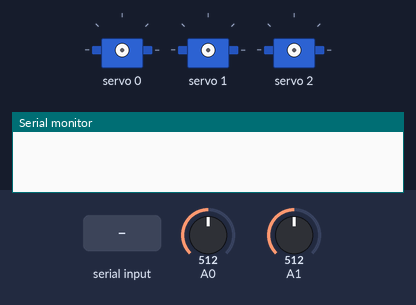
Simulated run of this sketch. Board: Arduino Uno, built with avr-gcc and run on an emulated ATmega328P. Shown: 3 × servo, the last lines printed to the serial monitor. The test bench sets the inputs (shaded band); at power-on: A0 = 512, A1 = 512.

Above: at 1.7 s.
1.8 s: "1" received over Serial
At 2.57 s:
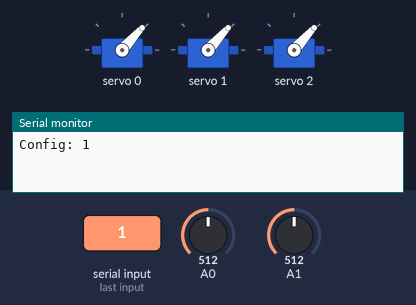
4.8 s: "3" received over Serial
7.8 s: "0" received over Serial
At 7.8 s:
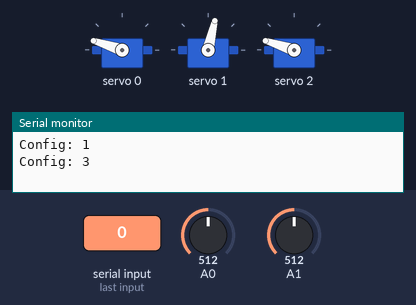
9.3 s: "2" received over Serial
At 10.1 s:
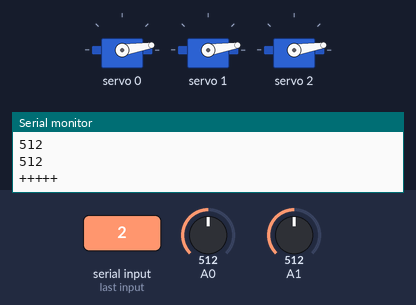
10.8 s: "1" received over Serial
At 11.29 s:
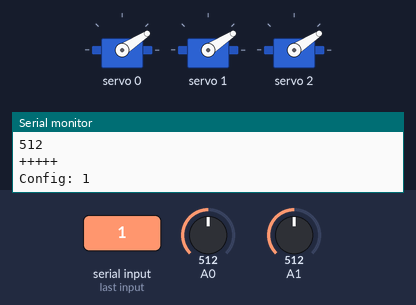
13.8 s: "3" received over Serial
Timing chart, 0 to 19.6 s (numbered marks = the images above; inputs shaded):
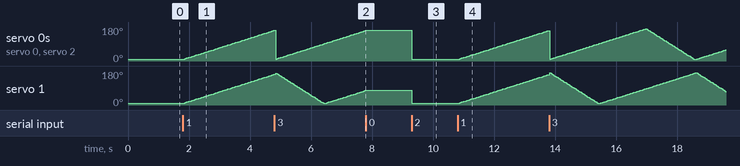

The sketch:

COMBINED.ino
```cpp
#include <Wire.h>
#include <Adafruit_PWMServoDriver.h>
#include <stdlib.h>

Adafruit_PWMServoDriver pwm = Adafruit_PWMServoDriver();

#define SERVOMIN  130 // This is the 'minimum' pulse length count (out of 4096)
#define SERVOMAX  470 // This is the 'maximum' pulse length count (out of 4096)
#define SERVO_FREQ 50 // Analog servos run at ~50 Hz updates

// ++++ Configuration ++++
char incomingByte = '0';
char state = '0';
boolean setup1 = false;
boolean setup2 = false;
boolean setup3 = false;

// +++ Photocell Sensors +++
float env1 = 0;
float env2 = 0;
int closed = map(180, 0, 180, SERVOMIN, SERVOMAX);
int open = map(0, 0, 180, SERVOMIN, SERVOMAX);

// +++++ Servo Motors +++++
int degree1;
int degree2;
int degree3;
int dir1;
int dir2;
int dir3;

// +++++++++++++++++++++++++++

// put your setup code here, to run once:
void setup() {

  // get average sensor readings of environment
  float total1 = 0;
  float total2 = 0;
  for (int i = 0; i < 50; i++) {
    total1 += analogRead(A0);
    total2 += analogRead(A1);
    delay(10);
  }
  env1 = total1 / 50;
  env2 = total2 / 50;

  // start servo driver
  pwm.begin();
  pwm.setPWMFreq(SERVO_FREQ);
  Serial.begin(9600);
}

// put your main code here, to run repeatedly:
void loop() {

  /*
  Config 0 -> Paused
  Config 1 -> Back and Forth Movement
  Config 2 -> Sensor activation (initially open; 1=closed 2=openclose 3=nothing)
  Config 3 -> Dance (open close open + vice versa ; wave)
  */

  if (Serial.available() > 0) {
    // Note: ascii value for new line == 10
    incomingByte = Serial.read();

    char lastState = state;
    state = incomingByte;

    if (lastState != state) {
      setup1 = false;
      setup2 = false;
      setup3 = false;
    }

    Serial.print("Config: ");
    Serial.println(state);
  }

  switch(state) {
    case '0':
      {
//        Serial.println("Paused");
        break;
      }

    case '1':
      {
        if (!setup1) {
          degree1 = 0;
          degree2 = 0;
          degree3 = 0;
          dir1 = 1;
          dir2 = 1;
          dir3 = 1;
          setup1 = true;
        }

        moveServo1(1);
        moveServo2(1);
        moveServo3(1);
        delay(15);
        break;
      }

    case '2':
      {
        if (!setup2) {
          int pulseLen = map(0, 0, 180, SERVOMIN, SERVOMAX);
          pwm.setPWM(0, 0, pulseLen);
          pwm.setPWM(1, 0, pulseLen);
          pwm.setPWM(2, 0, pulseLen);
          setup2 = true;
        }

        readSensors();

        // sensor 1 (flower1)
        float total = 0;
        for (int i = 0; i < 50; i++) {
          total += analogRead(A0);
          delay(10);
        }
        float sensorValue1 = total / 50;
        if (sensorValue1 < env1 * 0.7) {
          pwm.setPWM(0, 0, closed);
          delay(3000);
          pwm.setPWM(0, 0, open);
        }

        // sensor 2 (flower2)
        total = 0;
        for (int i = 0; i < 50; i++) {
          total += analogRead(A1);
          delay(10);
        }
        float sensorValue2 = total / 50;
        if (sensorValue2 < env2 * 0.7) {
          pwm.setPWM(1, 0, closed);
          delay(400);
          pwm.setPWM(1, 0, open);
          delay(400);
          pwm.setPWM(1, 0, closed);
          delay(400);
          pwm.setPWM(1, 0, open);
          delay(400);
          pwm.setPWM(1, 0, closed);
          delay(400);
          pwm.setPWM(1, 0, open);
          delay(400);
          pwm.setPWM(1, 0, closed);
          delay(400);
          pwm.setPWM(1, 0, open);
        }
        break;
      }

    case '3':
      {
        if (!setup3) {
          degree1 = 0;
          degree2 = 180;
          degree3 = 0;
          dir1 = 1;
          dir2 = 1;
          dir3 = 1;
          setup3 = true;
        }

        moveServo1(1.5);
        moveServo2(1.5);
        moveServo3(1.5);
        delay(15);
        break;
      }
  }
}

// +++++++++++++++++++++++++++

void readSensors() {
  int sensorValue1 = analogRead(A0);
  int sensorValue2 = analogRead(A1);

  Serial.println(sensorValue1);
  Serial.println(sensorValue2);
  Serial.println("+++++");
  delay(500);
}

void moveServo1(float spd) {
  if (degree1 > 180 || degree1 < 0) {
    dir1 *= -1;
  }
  degree1 = degree1 + dir1 * spd;

  int pulseLen = map(degree1, 0, 180, SERVOMIN, SERVOMAX);
  pwm.setPWM(0, 0, pulseLen);
}

void moveServo2(float spd) {
  if (degree2 > 180 || degree2 < 0) {
    dir2 *= -1;
  }
  degree2 = degree2 + dir2 * spd;

  int pulseLen = map(degree2, 0, 180, SERVOMIN, SERVOMAX);
  pwm.setPWM(1, 0, pulseLen);
}


void moveServo3(float spd) {
  if (degree3 > 180 || degree3 < 0) {
    dir3 *= -1;
  }
  degree3 = degree3 + dir3 * spd;

  int pulseLen = map(degree3, 0, 180, SERVOMIN, SERVOMAX);
  pwm.setPWM(2, 0, pulseLen);
}
```

Measured:
- after the input at 1.8 s, servo 0–2: moves from 9° to 162° over 3.0 s, starting at once
- after the input at 7.8 s, servo 0, servo 2: stays 162° (without the input it goes to 164° after 0.05 s); servo 1: stays 77° (without the input it goes to 78° after 0.01 s)
- after the input at 9.3 s, servo 0, servo 2: 162° → 9° at once; servo 1: 77° → 9° at once
- after the input at 10.8 s, servo 0–2: moves from 9° to 161° over 2.9 s, starting at once
